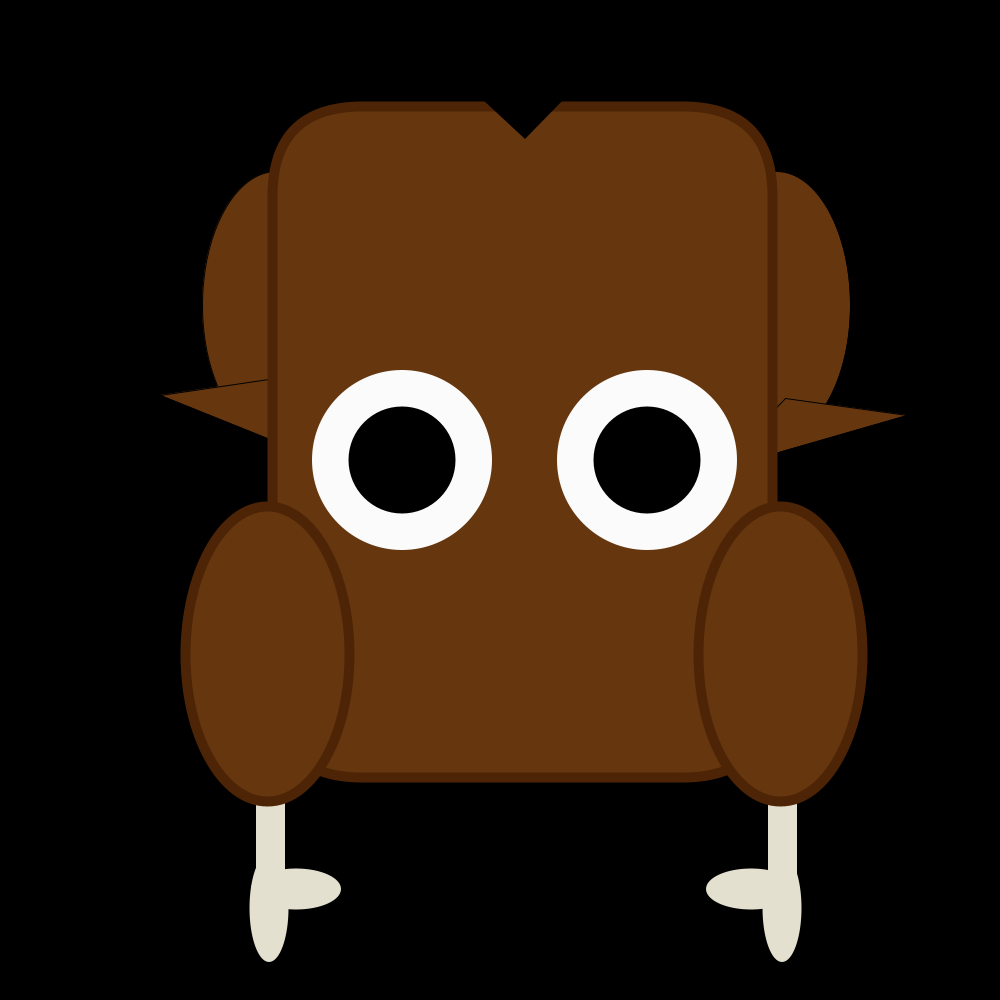
Frame 1 (no input)
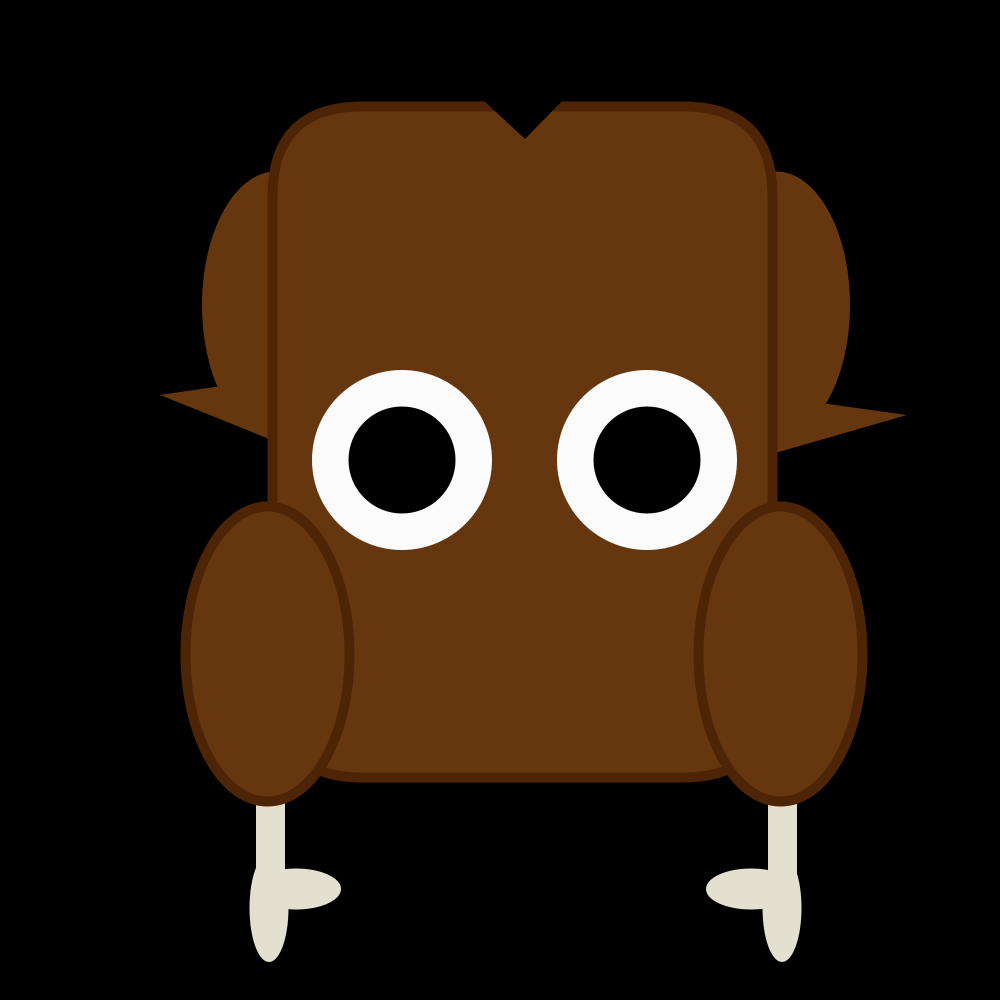
Frame 60 (the mouse pressed at the canvas centre just before this capture)
Frame 120 (the mouse held since frame 60 and released just before this capture): identical to frame 60, image omitted

The Processing sketch that drew these frames (run headless with seeded random() and noise(); from frame 60 on, the mouse is pressed at the canvas centre):

// Processing sketch: cupid_album
// ── cupid_album.pde
void setup(){

  size(1000,1000);
}

void draw(){

  background(0,0,0);

  //turkey bod
 
  fill(102,55,14);
  ellipse(276,305,148,267);
    ellipse(776,305,148,267);
   triangle(160,395,716,313,282,444);
   triangle(785,398,907,415,716,470);
   
   strokeWeight(10);
   stroke(78,36,6);
  rect(272,106,500,671,90);
 
   noStroke();
  fill(0,0,0);
  triangle(482,99,566,97,525,139);
  
  fill(227,224,207);
  rect(256,633,29,254);
   rect(768,633,29,254);
   
  ellipse(269,908,39,108);
    ellipse(782,908,39,108);
      ellipse(296,889,90,41);
      ellipse(751,889,90,41);
  
  strokeWeight(10);
   stroke(78,36,6);
  fill(102,55,14);
  ellipse(267,654,164,295);
   ellipse(780,654,164,295);
  
  resetMatrix();
   //eyes
  noStroke();
  fill(251,251,251);
  circle(402,460,180);
   circle(647,460,180);
   
   fill(0,0,0);
  circle(402,460,107);
  circle(647,460,107);
}
